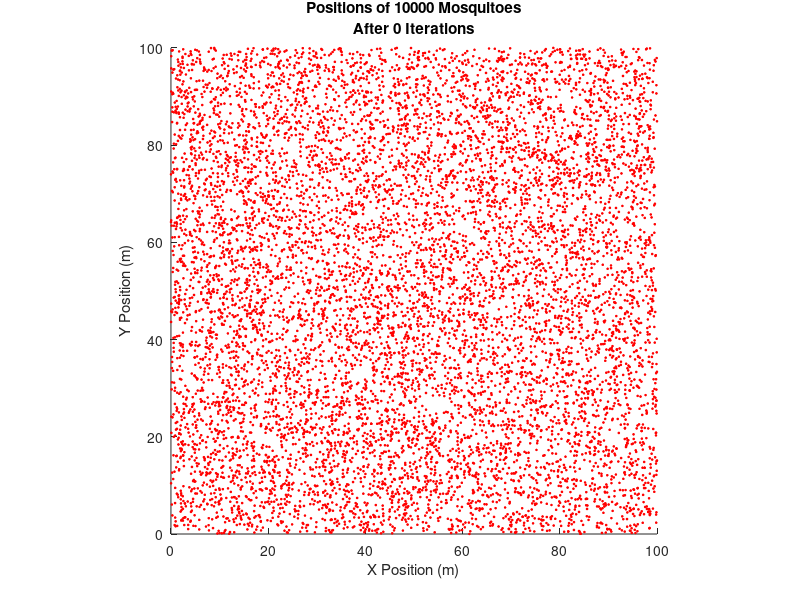

The MATLAB source for this figure: (Note: this script raises an error after producing the figure.)
%initialize variables
nM = 10000; %number of mosquitoes at start
L = 100; %size of workspace (m)
nIters = 200; %number of iterations to run mosquito simulation at a time
timeStep = 1; %time per iteration (s)
cumIters = 0; %cumulative iteration counter
numKilled = 0; %number of mosquitoes killed

%initialize mosquito positions randomly
PoseM = [L*rand(nM,2),2*pi*rand(nM,1),ones(nM,1)];

%display scatter plot of positions
figure(1);
set(gcf,'color','w');
%draw mosquitos
hMos = scatter(PoseM(:,1),PoseM(:,2),3*PoseM(:,4),'r','*');
axis equal  %make axis lengths equal
axis(L*[0,1,0,1])
xlabel('X Position (m)');
ylabel('Y Position (m)');
title({['Positions of ', num2str(nM), ' Mosquitoes'];['After ', num2str(cumIters), ' Iterations']})

pause(0.01)

for i=1:100
    %simulate mosquitoes for nIters time steps
    PoseM = MosquitoFlightSimWalled(PoseM,L,nIters);
    cumIters = cumIters + nIters;
    
    %display scatter plot of positions
    set(hMos,'Xdata', PoseM(:,1),'Ydata',PoseM(:,2))
    title({['Positions of ', num2str(nM), ' Mosquitoes'];['After ', num2str(cumIters), ' Iterations']})
    pause(0.1)
    
    %update histogram every 10 loop iterations
    if(mod(i, 10) == 0)
        figure(7)
        hist3(PoseM(:,1:2))
    end
end